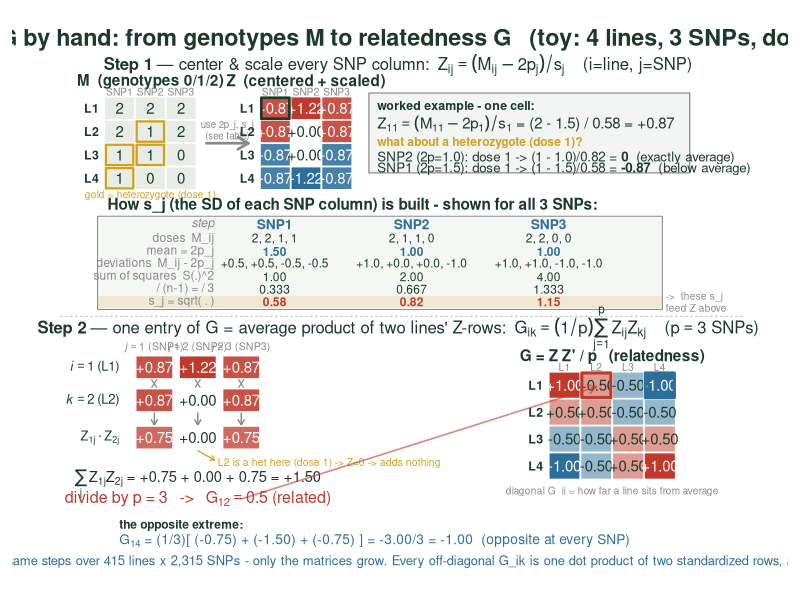

Reproduce this figure in R.
# ============================================================================
# 11_gmatrix_construction_figure.R  —  Visual for Lesson 6.2/6.3 (building G)
# ----------------------------------------------------------------------------
# Connects the toy (4 lines x 3 SNPs, doses 0/1/2) to the two equations:
#   Step 1:  Z_ij = (M_ij - 2p_j) / s_j         (center & scale each SNP column)
#            ...with a full breakdown of how s_j is computed for EACH SNP.
#   Step 2:  G_ik = (1/p) * sum_j Z_ij * Z_kj    (average product of two Z-rows)
#
#   35 G_construction : M -> (per-SNP 2p_j & s_j) -> Z (one cell worked)
#                       -> dot-product of two rows -> G (incl. the colour heatmap).
#
# Run:  Rscript code/11_gmatrix_construction_figure.R
# ============================================================================

dir.create("figures", showWarnings = FALSE)

# palette (shared with 08/09/10 figure scripts)
col_dark  <- "#1b3a2b"; col_seed <- "#7d5a2b"; col_accent <- "#c0392b"
col_blue  <- "#2c6e9c"; col_grey <- "#888888"; col_gold <- "#d4a017"
col_line  <- "#eef2ee"

# ---- the toy: 4 lines x 3 SNPs, now WITH heterozygotes (dose 1) -------------
M <- matrix(c(2,2,2,
              2,1,2,
              1,1,0,
              1,0,0), nrow = 4, byrow = TRUE)
lines <- c("L1","L2","L3","L4"); snps <- c("SNP1","SNP2","SNP3")
n  <- nrow(M); p <- ncol(M)
twop <- colMeans(M)                         # 2p_j  = column mean        (1.5, 1.0, 1.0)
SS   <- apply(M, 2, function(x) sum((x - mean(x))^2))   # sum of squared devs (1, 2, 4)
varj <- SS / (n - 1)                         # /(n-1)                     (0.33,0.67,1.33)
s    <- sqrt(varj)                           # s_j  = column SD           (0.58,0.82,1.15)
Z    <- scale(M)                             # = (M - 2p_j)/s_j
G    <- tcrossprod(Z) / p                    # Z Z' / p

# ---- helpers ---------------------------------------------------------------
divcol <- function(v, maxabs = 1.0) {        # red +, blue -, white ~0
  t <- max(min(v / maxabs, 1), -1)
  if (t >= 0) colorRampPalette(c("white", col_accent))(101)[round(t * 100) + 1]
  else        colorRampPalette(c("white", col_blue ))(101)[round(-t * 100) + 1]
}
divtxt <- function(v) if (abs(v) > 0.6) "white" else col_dark

grid_mat <- function(x0, ytop, V, cw, ch, fmt = "%.2f", fillfun = NULL,
                     fixedfill = col_line, txtcex = 0.9, txtfun = NULL,
                     rowlab = NULL, collab = NULL, title = NULL) {
  nr <- nrow(V); nc <- ncol(V)
  if (!is.null(title))
    text(x0 + nc * cw / 2, ytop + 0.5, title, font = 2, cex = 0.92, col = col_dark)
  if (!is.null(collab)) for (c in 1:nc)
    text(x0 + (c - 0.5) * cw, ytop + 0.16, collab[c], cex = 0.62, col = col_grey)
  if (!is.null(rowlab)) for (r in 1:nr)
    text(x0 - 0.16, ytop - (r - 0.5) * ch, rowlab[r], cex = 0.74, font = 2,
         col = col_dark, adj = 1)
  for (r in 1:nr) for (c in 1:nc) {
    xl <- x0 + (c - 1) * cw; yt <- ytop - (r - 1) * ch
    f  <- if (!is.null(fillfun)) fillfun(V[r, c]) else fixedfill
    rect(xl, yt - ch, xl + cw, yt, col = f, border = "white", lwd = 1.6)
    tc <- if (!is.null(txtfun)) txtfun(V[r, c]) else col_dark
    text(xl + cw / 2, yt - ch / 2, sprintf(fmt, V[r, c]), col = tc, cex = txtcex)
  }
}
vcell <- function(xc, yc, v, cw, ch, fill, tcol = col_dark, fmt = "%+.2f", cex = 0.9) {
  rect(xc - cw/2, yc - ch/2, xc + cw/2, yc + ch/2, col = fill, border = "white", lwd = 1.6)
  text(xc, yc, sprintf(fmt, v), col = tcol, cex = cex)
}

# ============================================================================
# FIG 35 — the construction, step by step
# ============================================================================
png("figures/35_G_construction.png", width = 2150, height = 1780, res = 150)
par(mar = c(0.3, 0.6, 0.3, 0.6))
plot(NA, xlim = c(0, 21.5), ylim = c(0, 18.2), axes = FALSE, xlab = "", ylab = "")

text(10.7, 17.8, "Building G by hand: from genotypes M to relatedness G   (toy: 4 lines, 3 SNPs, doses 0/1/2)",
     font = 2, cex = 1.4, col = col_dark)

# ---- STEP 1 banner ---------------------------------------------------------
text(10.7, 16.95,
     expression(bold("Step 1") ~ "— center & scale every SNP column:" ~~
                  Z[ij] == (M[ij] - 2 * p[j]) / s[j] ~~ "  (" * i * "=line, " * j * "=SNP)"),
     cex = 1.0, col = col_dark)

cw <- 0.92; ch <- 0.78
Mtop <- 15.9; Mx <- 1.9
grid_mat(Mx, Mtop, M, cw, ch, fmt = "%.0f", fixedfill = "#e7ece7",
         rowlab = lines, collab = snps, title = "M  (genotypes 0/1/2)")
# mark the heterozygotes (dose 1) in M
for (r in 1:n) for (c in 1:p) if (M[r, c] == 1)
  rect(Mx + (c-1)*cw + 0.05, Mtop - r*ch + 0.05, Mx + c*cw - 0.05, Mtop - (r-1)*ch - 0.05,
       border = col_gold, lwd = 2.2)
text(Mx + 1.5*cw, Mtop - 4*ch - 0.18, "gold = heterozygote (dose 1)", cex = 0.6, col = col_gold)

# arrow M -> Z
arrows(Mx + 3*cw + 0.3, Mtop - 2*ch, Mx + 3*cw + 1.55, Mtop - 2*ch,
       lwd = 2.6, length = 0.12, col = col_grey)
text(Mx + 3*cw + 0.92, Mtop - 2*ch + 0.45, "use 2p_j, s_j\n(see table)", cex = 0.58, col = col_grey)

# Z matrix
Zx <- Mx + 3*cw + 1.9; Ztop <- 15.9
grid_mat(Zx, Ztop, round(Z, 2), cw, ch, fmt = "%+.2f", fillfun = divcol, txtfun = divtxt,
         rowlab = lines, collab = snps, title = "Z  (centered + scaled)")

# worked-cell callout (top-left cell) + the heterozygote nuance
calx <- Zx + 3*cw + 0.5
rect(Zx + 0.04, Ztop - ch + 0.04, Zx + cw - 0.04, Ztop - 0.04, border = col_dark, lwd = 2.6, xpd = NA)
rect(calx, Ztop - 2.55, calx + 9.6, Ztop + 0.12, col = adjustcolor(col_dark, 0.05),
     border = col_grey, lwd = 1.2)
text(calx + 0.25, Ztop - 0.35, "worked example - one cell:", adj = 0, cex = 0.74, col = col_dark, font = 2)
text(calx + 0.25, Ztop - 0.92,
     bquote(Z[11] == (M[11] - 2*p[1]) / s[1] ~ "= (2 - 1.5) / 0.58 = +0.87"),
     adj = 0, cex = 0.9, col = col_dark)
text(calx + 0.25, Ztop - 1.55, "what about a heterozygote (dose 1)?", adj = 0, cex = 0.72, col = col_gold, font = 2)
text(calx + 0.25, Ztop - 2.05,
     bquote("SNP2 (2p=1.0): dose 1 -> (1 - 1.0)/0.82 = " * bold("0") * "  (exactly average)"),
     adj = 0, cex = 0.8, col = col_dark)
text(calx + 0.25, Ztop - 2.42,
     bquote("SNP1 (2p=1.5): dose 1 -> (1 - 1.5)/0.58 = " * bold("-0.87") * "  (below average)"),
     adj = 0, cex = 0.8, col = col_dark)

# ---- STEP 1b: how s_j is computed, per SNP --------------------------------
text(2.0, 12.25, "How s_j (the SD of each SNP column) is built - shown for all 3 SNPs:",
     adj = 0, cex = 0.92, font = 2, col = col_dark)

# table geometry
labx <- 5.2                                  # right edge of the step-label column
colx <- c(7.0, 11.1, 15.2)                   # centres of SNP1/2/3 columns
ytab <- 11.35; rh <- 0.42
# background
rect(1.7, ytab - 6*rh - 0.05, 18.6, ytab + 0.55, col = adjustcolor(col_line, 0.6), border = col_grey, lwd = 1)
# header row (SNP names)
for (j in 1:3) text(colx[j], ytab + 0.28, snps[j], font = 2, cex = 0.82, col = col_blue)
text(labx, ytab + 0.28, "step", adj = 1, cex = 0.74, font = 3, col = col_grey)
# helper to draw one table row
devstr <- function(j) paste(sprintf("%+.1f", M[, j] - twop[j]), collapse = ", ")
dosstr <- function(j) paste(M[, j], collapse = ", ")
trow <- function(k, label, vals, col = col_dark, font = 1) {
  y <- ytab - (k - 0.5) * rh
  text(labx, y, label, adj = 1, cex = 0.72, col = col_grey)
  for (j in 1:3) text(colx[j], y, vals[j], cex = 0.72, col = col, font = font)
}
trow(1, "doses  M_ij",            sapply(1:3, dosstr))
trow(2, "mean = 2p_j",            sprintf("%.2f", twop), col = col_blue, font = 2)
trow(3, "deviations  M_ij - 2p_j", sapply(1:3, devstr))
trow(4, "sum of squares  S(.)^2",  sprintf("%.2f", SS))
trow(5, "/ (n-1) = / 3",           sprintf("%.3f", varj))
# highlight the final s_j row
yb <- ytab - 6*rh
rect(1.7, yb, 18.6, yb + rh, col = adjustcolor(col_gold, 0.16), border = NA)
trow(6, "s_j = sqrt( . )",         sprintf("%.2f", s), col = col_accent, font = 2)
# tie the s_j row back to Z
text(18.7, yb + rh/2, "->  these s_j\nfeed Z above", adj = 0, cex = 0.6, col = col_grey, xpd = NA)

# divider
segments(0.6, 8.55, 21.0, 8.55, col = adjustcolor(col_grey, 0.5), lwd = 1.2, lty = 3)

# ---- STEP 2 banner ---------------------------------------------------------
text(10.7, 8.15,
     expression(bold("Step 2") ~ "— one entry of G = average product of two lines' Z-rows:" ~~
                  G[ik] == (1/p) * sum(Z[ij] * Z[kj], j == 1, p) ~~ "  (" * p == 3 * " SNPs)"),
     cex = 1.0, col = col_dark)

rx0 <- 3.4; rcw <- 1.3; rch <- 0.78
for (c in 1:3) text(rx0 + (c-1)*rcw, 7.5,
                    bquote(italic(j) == .(c) ~ "(" * .(snps[c]) * ")"), cex = 0.64, col = col_grey)
# row i = L1
text(rx0 - 1.05, 6.85, expression(italic(i) == 1 ~ "(L1)"), cex = 0.78, font = 2, col = col_dark, adj = 1)
for (c in 1:3) vcell(rx0 + (c-1)*rcw, 6.85, Z[1, c], rcw - 0.18, rch, divcol(Z[1, c]), divtxt(Z[1, c]))
for (c in 1:3) text(rx0 + (c-1)*rcw, 6.30, "x", cex = 0.95, col = col_grey)
# row k = L2
text(rx0 - 1.05, 5.75, expression(italic(k) == 2 ~ "(L2)"), cex = 0.78, font = 2, col = col_dark, adj = 1)
for (c in 1:3) vcell(rx0 + (c-1)*rcw, 5.75, Z[2, c], rcw - 0.18, rch, divcol(Z[2, c]), divtxt(Z[2, c]))
for (c in 1:3) arrows(rx0 + (c-1)*rcw, 5.32, rx0 + (c-1)*rcw, 4.92, length = 0.06, lwd = 1.4, col = col_grey)
# products
prod12 <- Z[1, ] * Z[2, ]
for (c in 1:3) vcell(rx0 + (c-1)*rcw, 4.5, round(prod12[c], 2), rcw - 0.18, rch,
                     divcol(prod12[c]), divtxt(prod12[c]))
text(rx0 - 1.05, 4.5, expression(Z[1*j] %.% Z[2*j]), cex = 0.76, col = col_dark, adj = 1)
# call out the heterozygote (SNP2: L2 is dose 1 -> Z=0 -> product 0)
arrows(rx0 + 1*rcw, 4.5 - rch/2 - 0.05, rx0 + 1*rcw + 0.5, 3.75, length = 0.05, lwd = 1.2, col = col_gold)
text(rx0 + 1*rcw + 0.6, 3.65, "L2 is a het here (dose 1) -> Z=0 -> adds nothing",
     adj = 0, cex = 0.62, col = col_gold)

# sum + divide -> G12
text(rx0 + 1.0*rcw, 3.0,
     bquote(sum(Z[1*j]*Z[2*j], j, "") ~ "= +0.75 + 0.00 + 0.75 = +1.50"),
     cex = 0.88, col = col_dark)
text(rx0 + 1.0*rcw, 2.45,
     bquote("divide by p = 3   ->   " * G[12] == 0.50 ~ "(related)"),
     cex = 0.96, col = col_accent, font = 2)
# opposite case G14
text(rx0 - 1.05, 1.55, "the opposite extreme:", cex = 0.72, font = 2, col = col_dark, adj = 0)
text(rx0 - 1.05, 1.05,
     bquote(G[14] ~ "= (1/3)[ (-0.75) + (-1.50) + (-0.75) ] = -3.00/3 = -1.00  (opposite at every SNP)"),
     cex = 0.82, col = col_blue, adj = 0)

# ---- resulting G matrix (right) -------------------------------------------
Gx <- 15.2; Gtop <- 6.7; gcw <- 0.95; gch <- 0.9
grid_mat(Gx, Gtop, round(G, 2), gcw, gch, fmt = "%+.2f", fillfun = divcol, txtfun = divtxt,
         rowlab = lines, collab = lines, title = "G = Z Z' / p   (relatedness)")
rect(Gx + 1*gcw + 0.04, Gtop - gch + 0.04, Gx + 2*gcw - 0.04, Gtop - 0.04, border = col_accent, lwd = 3, xpd = NA)
rect(Gx + 3*gcw + 0.04, Gtop - gch + 0.04, Gx + 4*gcw - 0.04, Gtop - 0.04, border = col_blue,   lwd = 3, xpd = NA)
text(Gx + 2*gcw, Gtop - 4*gch - 0.4, "diagonal G_ii = how far a line sits from average",
     cex = 0.6, col = col_grey)
arrows(rx0 + 2.0*rcw, 2.45, Gx + 1.5*gcw, Gtop - 0.5*gch - 0.05,
       lwd = 1.6, length = 0.09, col = adjustcolor(col_accent, 0.6))

# ---- caption ---------------------------------------------------------------
text(10.7, 0.35,
     "The real G runs these same steps over 415 lines x 2,315 SNPs - only the matrices grow. Every off-diagonal G_ik is one dot product of two standardized rows, averaged over markers.",
     cex = 0.78, col = col_blue)

dev.off()
cat("wrote 35_G_construction.png\n")
